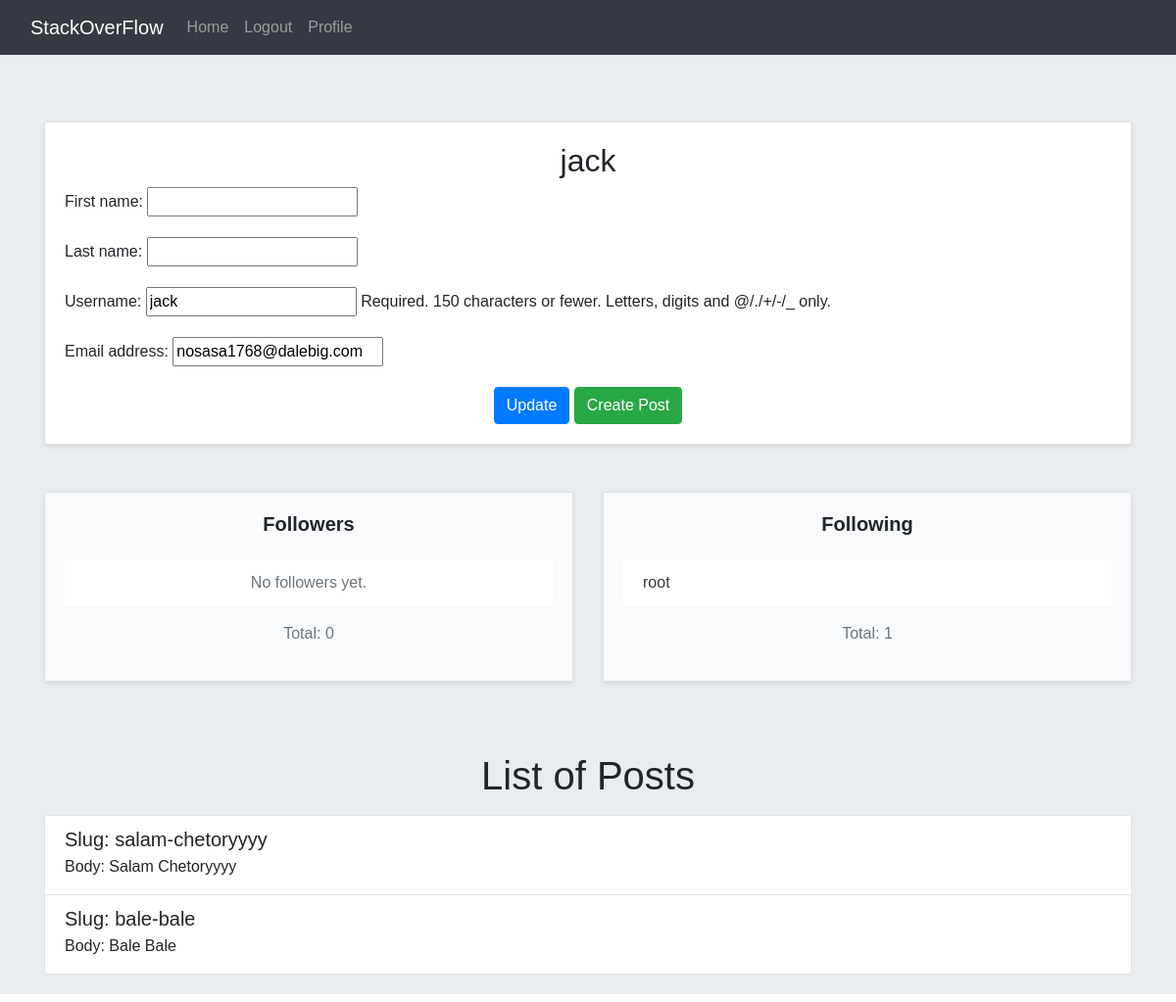
Page /accounts/profile/4/ (signed in) on the earlier database version.
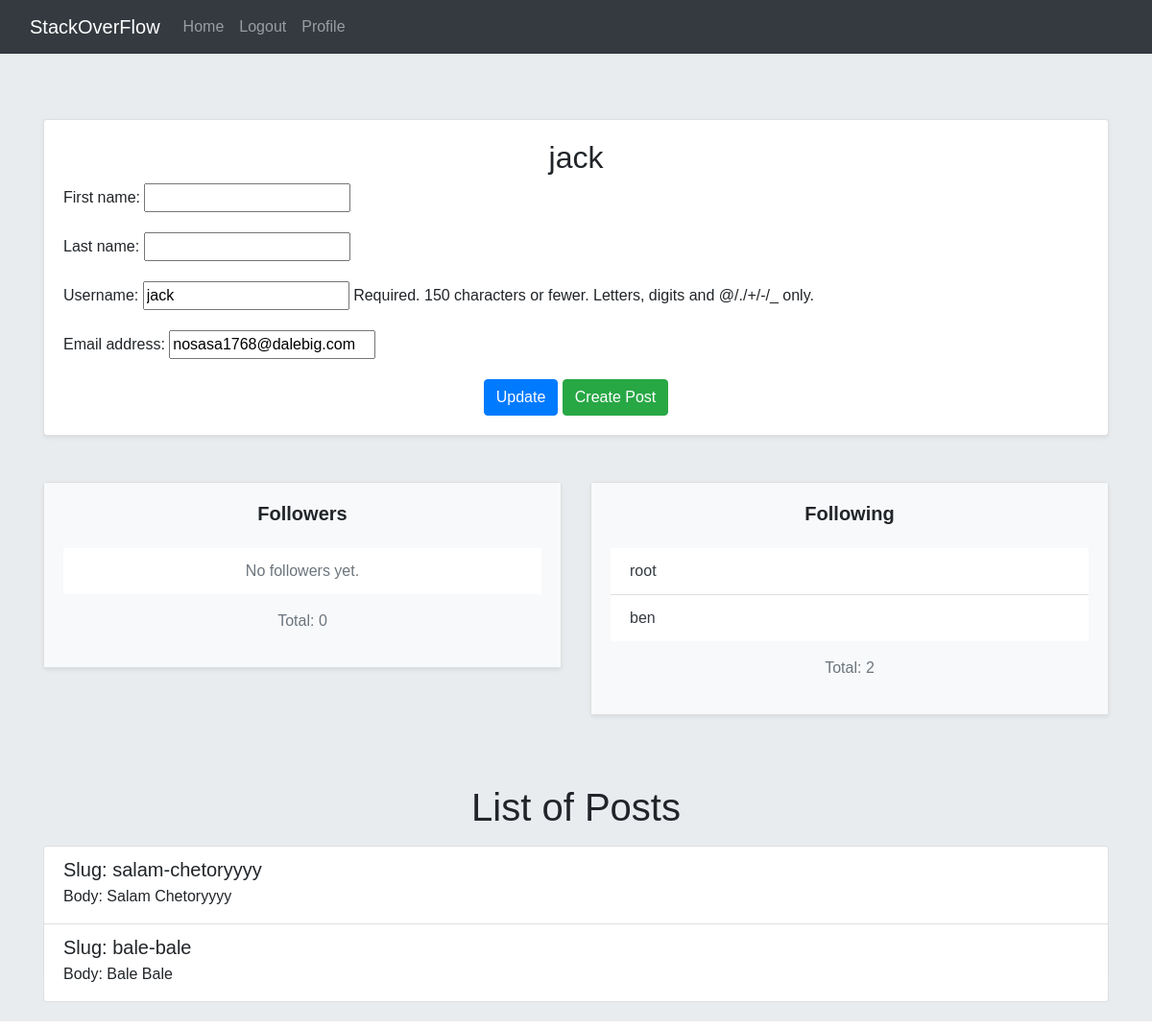
Same page on the later database version.
### accounts/models.py (models this page shows, shortened)
class Relation(models.Model):
    from_user = models.ForeignKey(User, on_delete=models.CASCADE, related_name='followers')
    to_user = models.ForeignKey(User, on_delete=models.CASCADE, related_name='following')
    created = models.DateTimeField(auto_now_add=True)

### home/models.py (models this page shows, shortened)
class Post(models.Model):
    user = models.ForeignKey(User, on_delete=models.CASCADE, related_name='posts')
    body = models.TextField()
    slug = models.SlugField(unique=True)
    created = models.DateTimeField(auto_now_add=True)
    updated = models.DateTimeField(auto_now=True)
    class Meta:
        ordering = ('-created',)

### accounts/views.py (the view, shortened to what this page needs)
# urls.py: path('profile/<int:pk>/', views.UserProfileView.as_view(), name='user-profile'),
class UserProfileView(LoginRequiredMixin, View):
    form_class = UserProfileForm
    template_name = 'accounts/profile.html'
    def get(self, request, pk):
        is_following = False
        user = get_object_or_404(User, pk=pk)
        form = self.form_class(instance=user)
        post = user.posts.all()
        relation = Relation.objects.filter(from_user=request.user, to_user=user)
        if relation.exists():
            is_following = True
        return render(request, self.template_name,
                      {'user': user, 'form': form, 'posts': post, 'is_following': is_following})

### accounts/forms.py
class UserProfileForm(forms.ModelForm):
    class Meta:
        model = User
        fields = ['first_name', 'last_name', 'username', 'email']

### accounts/templates/accounts/profile.html (shortened to what this page needs)
{% extends '_base.html' %}
{% block content %}
    <div class="container mt-5">
        <div class="card shadow-sm">
            <div class="card-body">
                <h2 class="text-center">{{ user.username }}</h2>
                <form action="" method="post" novalidate>
                    {{ form.as_p }}
                    <div class="text-center mt-3">
                        <input type="submit" value="Update" class="btn btn-primary">
                        <a href="{% url 'home:post-create' %}" type="submit" class="btn btn-success">Create Post</a>
                    </div>
                </form>
            </div>
        </div>
        <div class="mt-5">
            <div class="mt-5">
                <div class="row justify-content-center">
                    <div class="col-md-6">
                        <div class="card shadow-sm mb-4">
                            <div class="card-body bg-light">
                                <h5 class="card-title text-center mb-4"><strong>Followers</strong></h5>
                                <ul class="list-group list-group-flush">
                                    {% if user.followers.count > 0 %}
                                        {% for follower in user.followers.all %}
                                            <li class="list-group-item"><a
                                                    href="{% url 'accounts:user-profile' follower.id %}"
                                                    class="text-dark">{{ follower.to_user }}</a></li>
                                        {% endfor %}
                                    {% else %}
                                        <li class="list-group-item text-center text-muted">No followers yet.</li>
                                    {% endif %}
                                </ul>
                                <p class="text-center mt-3 text-muted">Total: {{ user.followers.count }}</p>
                            </div>
                        </div>
                    </div>
                    <div class="col-md-6">
                        <div class="card shadow-sm mb-4">
                            <div class="card-body bg-light">
                                <h5 class="card-title text-center mb-4"><strong>Following</strong></h5>
                                <ul class="list-group list-group-flush">
                                    {% if user.following.count > 0 %}
                                        {% for following in user.following.all %}
                                            <li class="list-group-item"><a
                                                    href="{% url 'accounts:user-profile' following.id %}"
                                                    class="text-dark">{{ following.from_user }}</a></li>
                                        {% endfor %}
                                    {% else %}
                                        <li class="list-group-item text-center text-muted">Not following anyone yet.
                                        </li>
                                    {% endif %}
                                </ul>
                                <p class="text-center mt-3 text-muted">Total: {{ user.following.count }}</p>
                            </div>
                        </div>
                    </div>
                </div>
            </div>
        </div>
        <div class="mt-5">
            <h1 class="text-center">List of Posts</h1>
            {% if posts %}
                <div class="list-group mt-3">
                    {% for post in posts %}
                        <div class="list-group-item">
                            <h5 class="mb-1">Slug: {{ post.slug }}</h5>
                            <p class="mb-1">Body: {{ post.body }}</p>
                        </div>
                    {% endfor %}
                </div>
            {% else %}
                <p class="text-center">No posts available.</p>
            {% endif %}
        </div>
    </div>
{% endblock %}

Differences in the rows shown:
added Relation: from_user "ben"
Other differences:
{{ user.following.count }}: "1" → "2"
